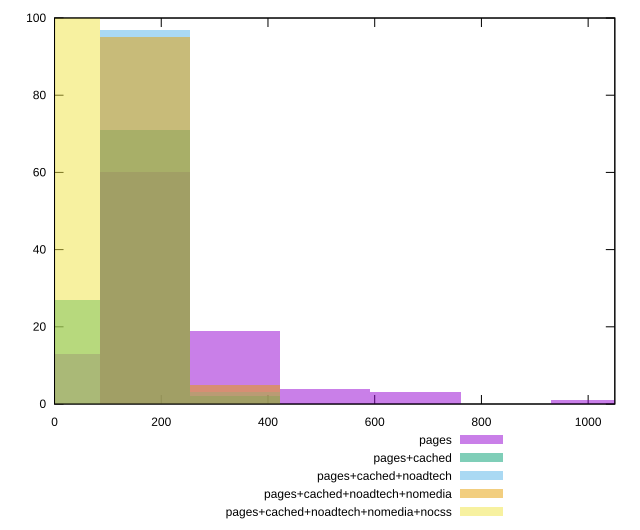

Here is the gnuplot script that generated this plot:
reset

$pages <<EOF
0 13
338.26057113295474 19
169.13028556647737 60
507.3908566994321 4
676.5211422659095 3
1014.7817133988642 1
EOF

$pagesCached <<EOF
169.13028556647737 71
0 27
338.26057113295474 2
EOF

$pagesCachedNoadtech <<EOF
169.13028556647737 97
338.26057113295474 3
EOF

$pagesCachedNoadtechNomedia <<EOF
169.13028556647737 95
338.26057113295474 5
EOF

$pagesCachedNoadtechNomediaNocss <<EOF
0 100
EOF

set key outside below
set boxwidth 169.13028556647737
set xrange [0:1050]
set yrange [0:100]
set trange [0:100]
set style fill transparent solid 0.5 noborder
set terminal svg size 640, 530 enhanced background rgb 'white'
set output "report_00020_2021-02-19T21:17:38.612Z2/unused-css-rules/comparison/histogram/all_raw.svg"

plot $pages title "pages" with boxes, \
     $pagesCached title "pages+cached" with boxes, \
     $pagesCachedNoadtech title "pages+cached+noadtech" with boxes, \
     $pagesCachedNoadtechNomedia title "pages+cached+noadtech+nomedia" with boxes, \
     $pagesCachedNoadtechNomediaNocss title "pages+cached+noadtech+nomedia+nocss" with boxes

reset
